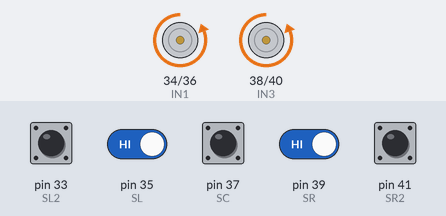
Bench run of a sketch on a simulated Arduino Mega 2560, built with avr-gcc and run on an emulated ATmega2560. Parts: motor-driver pin pairs drawn as motors (green arrow = first pin HIGH = forward, orange = second pin HIGH = backward, longer = more drive, scaled by the enable pin). The test bench sets the inputs (shaded band); at power-on: pin 33 (SL2), pin 35 (SL), pin 37 (SC), pin 39 (SR), pin 41 (SR2) HIGH.

Above: at 1.5 s.
1.6 s: pin 35 (SL) driven LOW
At 2.8 s:
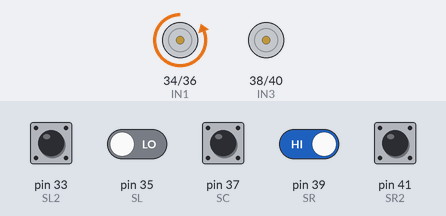
3.1 s: pin 35 (SL) driven HIGH
At 3.9 s:
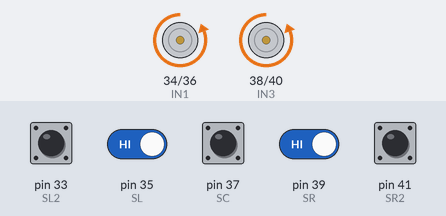
4.6 s: pin 39 (SR) driven LOW
At 5.1 s:
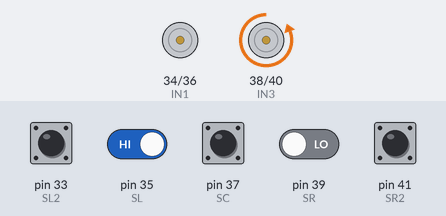
6.1 s: pin 39 (SR) driven HIGH
At 7.4 s:
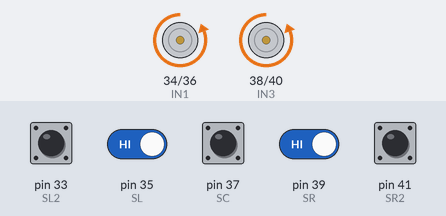
Timing chart, 0 to 8.6 s (numbered marks = the images above; inputs shaded):
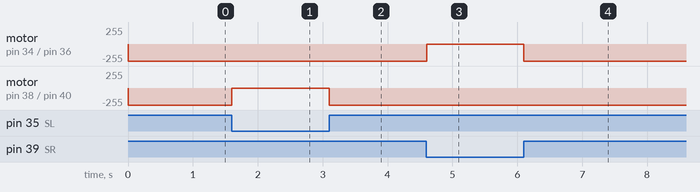

Measured:
- after the input at 1.6 s, motor on pin 38 (IN3) / pin 40 (IN4): backward 255/255 → stopped at once
- after the input at 3.1 s, motor on pin 38 (IN3) / pin 40 (IN4): stopped → backward 255/255 at once
- after the input at 4.6 s, motor on pin 34 (IN1) / pin 36 (IN2): backward 255/255 → stopped at once
- after the input at 6.1 s, motor on pin 34 (IN1) / pin 36 (IN2): stopped → backward 255/255 at once

The sketch:

track_line.ino
```cpp
///motor
  #define IN1 34
  #define IN2 36
  #define IN3 38
  #define IN4 40
  #define PWMA 32
  #define PWMB 42
  ///sensor
  #define CLP 31
  #define SL2  33
  #define SL  35
  #define SC  37
  #define SR  39
  #define SR2  41

  int sL2 = 0, sL = 0, sC = 0, sR = 0, sR2 = 0, clp;


void setup() {
  ///controlmotor
  pinMode(IN1,OUTPUT);
  pinMode(IN2,OUTPUT);
  pinMode(IN3,OUTPUT);
  pinMode(IN4,OUTPUT);
  ///sensor
  pinMode(SL2,INPUT);
  pinMode(SL,INPUT);
  pinMode(SC,INPUT);
  pinMode(SR,INPUT);
  pinMode(SR2,INPUT);
  pinMode(CLP,INPUT);

}
void Motor(char mL, int pwmL, char mR, int pwmR, int dL) {
  if (mL == 'F') {
    digitalWrite(IN4, HIGH); digitalWrite(IN3, LOW);
  }
  else if (mL == 'B') {
    digitalWrite(IN4, LOW);  digitalWrite(IN3, HIGH);
  }
  else if (mL == 'S') {
    digitalWrite(IN4, LOW);  digitalWrite(IN3, LOW);
  }
  else {
    digitalWrite(IN4, HIGH); digitalWrite(IN3, HIGH);
  }
  ///////////////////////////////////////////////
  if (mR == 'F') {
    digitalWrite(IN2, HIGH); digitalWrite(IN1, LOW);
  }
  else if (mR == 'B') {
    digitalWrite(IN2, LOW);  digitalWrite(IN1, HIGH);
  }
  else if (mR == 'S') {
    digitalWrite(IN2, LOW);  digitalWrite(IN1, LOW);
  }
  else {
    digitalWrite(IN2, HIGH); digitalWrite(IN1, HIGH);
  }
  ////////////////////////////////////////////////
  analogWrite(PWMA, pwmL);
  analogWrite(PWMB, pwmR);
  delay(dL);
}
void readSensor() {
  sL2 = digitalRead(SL2);
  sL = digitalRead(SL);
  sC = digitalRead(SC);
  sR = digitalRead(SR);
  sR2 = digitalRead(SR2);
  if (sL2 == 0) sL2 = 1; else sL2 = 0;
  if (sL == 0) sL = 1; else sL = 0;
  if (sC == 0) sC = 1; else sC = 0;
  if (sR == 0) sR = 1; else sR = 0;
  if (sR2 == 0) sR2 = 1; else sR2 = 0;
}
void trackLine1(int sl, int sr) {  /////////// วิ่งตามเส้นแบบไม่หยุด
  readSensor();
  if (sL == 0 && sR == 0) {
    Motor('F', sl, 'F', sr, 5);
  }
  else if (sL == 1 && sR == 0) {
    Motor('S', sl, 'F', sr, 5);
  }
  else if (sL == 0 && sR == 1) {
    Motor('F', sl, 'S', sr, 5);
  }
  else {
    Motor('F', sl, 'F', sr, 5);
  }
}
void trackLine2(int sl, int sr, int line) {
  int count = 0;
  while (count < line) {
    ///////////////////////////
    trackLine1(sl, sr);
    ////////////////////////
    readSensor();
    if (sL2 == 1 && sR2 == 1) {
      readSensor();
      while (sL2 == 1 && sR2 == 1) {
        Motor('F', sl, 'F', sr, 5);
        readSensor();
      }
      count++;
    }
  }
  Motor('S', sl, 'S', sr, 10);
}

/////////// วิ่งตามเส้นแบบนับเส้นตัดด้านซ้าย ///////////////////
void trackLine_L(int sl, int sr, int line) {
  int count = 0;
  while (count < line) {
    ///////////////////////////
    trackLine1(sl, sr);
    ////////////////////////
    readSensor();
    if (sL2 == 1 && sL == 1) {
      readSensor();
      while (sL2 == 1 && sL == 1) {
        Motor('F', sl, 'F', sr, 10);
        readSensor();
      }
      count++;
    }
  }
  Motor('S', sl, 'S', sr, 10);
}

/////// วิ่งตามเส้นแบบนับเส้นตัดด้านขวา ////////
void trackLine_R(int sl, int sr, int line) {
  int count = 0;
  while (count < line) {
    ///////////////////////////
    trackLine1(sl, sr);
    ////////////////////////
    readSensor();
    if (sR == 1 && sR2 == 1) {
      readSensor();
      while (sR == 1 && sR2 == 1) {
        Motor('F', sl, 'F', sr, 10);
        readSensor();
      }
      count++;
    }
  }
  Motor('S', sl, 'S', sr, 10);
}
///////////////////เลี้ยวซ้ายแบบ Delay///////////////////
void turnLeft_DL(int sl, int sr, int dL) {
  Motor('B', sl, 'F', sr, dL);
  Motor('S', sl, 'S', sr, 10);
}

///////////////////เลี้ยวขวาแบบ Delay///////////////////
void turnRight_DL(int sl, int sr, int dL) {
  Motor('F', sl, 'B', sr, dL);
  Motor('S', sl, 'S', sr, 10);
}

///////////////////เลี้ยวซ้ายแบบใช้ Sensor แบบ 3 แยก///////////////////
void turnLeft(int sl, int sr) {
  Motor('F', sl, 'F', sr, 300);
  readSensor();
  while (sC == 0) {
    Motor('B', sl, 'F', sr, 10);
    readSensor();
  }
  Motor('S', sl, 'S', sr, 10);
}

///////////////////เลี้ยวซ้ายแบบใช้ Sensor แบบ 4 แยก///////////////////
void turnLeft_cut(int sl, int sr) {
  Motor('F', sl, 'F', sr, 300);
  Motor('B', sl, 'F', sr, 400);
  readSensor();
  while (sC == 0) {
    Motor('B', sl, 'F', sr, 5);
    readSensor();
  }
  Motor('S', sl, 'S', sr, 10);
}

///////////////////เลี้ยวขวาแบบใช้ Sensor แบบ 3 แยก///////////////////
void turnRight(int sl, int sr) {
  Motor('F', sl, 'F', sr, 300);
  readSensor();
  while (sC == 0) {
    Motor('F', sl, 'B', sr, 5);
    readSensor();
  }
  delay(130);
  Motor('S', sl, 'S', sr, 10);
}

///////////////////เลี้ยวขวาแบบใช้ Sensor แบบ 4 แยก///////////////////
void turnRight_cut(int sl, int sr) {
  Motor('F', sl, 'F', sr, 300);
  Motor('F', sl, 'B', sr, 300);
  readSensor();
  while (sC == 0) {
    Motor('F', sl, 'B', sr, 10);
    readSensor();
  }
  Motor('S', sl, 'S', sr, 10);
}
void loop() {
/////line///////////
  Motor('F', 150, 'F', 150, 700);
  trackLine2(130, 130, 2);
  ///เลียวแรก
  turnLeft_cut(130, 130);
  trackLine2(130, 130, 1);

  turnRight(130,130);


//  trackLine_L(130, 130, 1);
  turnLeft_cut(130, 130);

//  trackLine2(130, 130, 1);
  Motor('F', 130, 'F', 130, 1000);
  Motor('S', 0, 'S', 0, 200);
  while (true);
}
```
